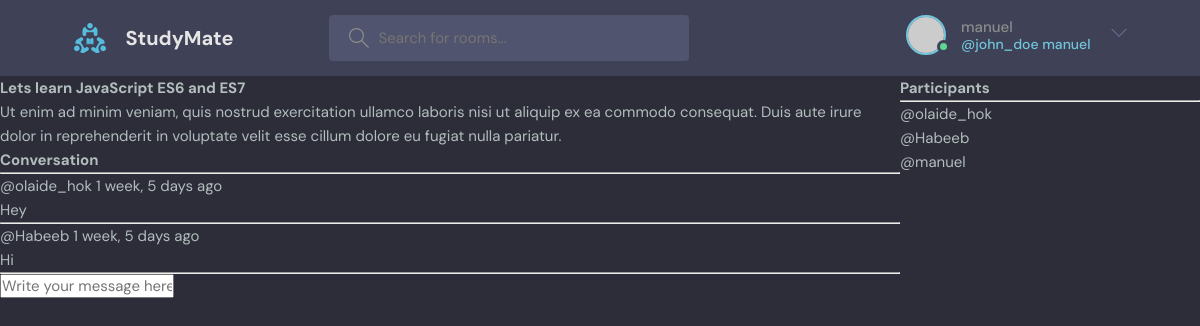
The app's page /room/1/ (signed in) with its own data.
### base/models.py (models this page shows, shortened)
class Room(models.Model):
    host = models.ForeignKey(User, on_delete=models.SET_NULL, null=True)
    topic = models.ForeignKey(Topic, on_delete=models.SET_NULL, null=True)
    name = models.CharField(max_length=200)
    description = models.TextField(null=True, blank=True)
    participants = models.ManyToManyField(User, related_name='participants', blank=True)
    updated = models.DateTimeField(auto_now=True)
    created = models.DateTimeField(auto_now_add=True)
    class Meta:
        ordering = ['-updated', '-created']

class Message(models.Model):
    user = models.ForeignKey(User, on_delete=models.CASCADE)
    room = models.ForeignKey(Room, on_delete=models.CASCADE)
    body = models.TextField()
    updated = models.DateTimeField(auto_now=True)
    created = models.DateTimeField(auto_now=True)
    class Meta:
        ordering = ['-updated', '-created']

### base/views.py (the view, shortened to what this page needs)
# urls.py: path('room/<str:pk>/', views.room, name='room'),
def room(request, pk):
    room = Room.objects.get(id=pk)
    room_messages = room.message_set.all()
    participants = room.participants.all()
    context = {'room': room, 'room_messages': room_messages,
               'participants': participants}
    return render(request, 'base/room.html', context)

### base/templates/base/room.html (shortened to what this page needs)
{% extends 'main.html' %}
{% block content %}
<div class="room-container">
  <div>
    <h1>{{room.name}}</h1>
    <p>{{room.description}}</p>
    <div class="comment-wrapper">
      <h3>Conversation</h3>
      <hr />
      {% for message in room_messages %}
      <div>
          <small>@{{message.user}} {{message.created|timesince}} ago</small>
        <p>{{message.body}}</p>
        <hr />
      </div>
      {% endfor %}
    </div>
    {% if request.user.is_authenticated %}
    <div class="comment-form">
      <form action="" method="POST">
        <input type="text" name="body" placeholder="Write your message here" />
      </form>
    </div>
    {% endif %}
  </div>
  <div>
      <h3>Participants </h3>
      <hr>
      {% for user in participants %}
      <div>
          <p>@{{user.username}}</p>
      </div>
      {%endfor%}
  </div>
</div>
{% endblock %}

### templates/navbar.html (shortened to what this page needs)
{% load static %}
<header class="header header--loggedIn">
    <div class="container">
      <a href="{% url 'home' %}" class="header__logo">
        <img src="{% static 'images/logo.svg' %}" />
        <h1>StudyMate</h1>
      </a>
      <form class="header__search" method="GET" action="{%% url 'home' }">
        <label>
          <input placeholder="Search for rooms..." type="text" name="q" />
        </label>
      </form>
      <nav class="header__menu">
{% if request.user.is_authenticated %}
        <div class="header__user">
          <a href="profile.html">
            <div class="avatar avatar--medium active">
              <img src="https://randomuser.me/api/portraits/men/37.jpg" />
            </div>
            <p>{{request.user.username}} <span>@john_doe {{request.user.username}} </span></p>
          </a>
          <button class="dropdown-button">
            <svg version="1.1" xmlns="http://www.w3.org/2000/svg" width="32" height="32" viewBox="0 0 32 32">
              <title>chevron-down</title>
              <path d="M16 21l-13-13h-3l16 16 16-16h-3l-13 13z"></path>
            </svg>
          </button>
        </div>
    {% else %}
        <a href="{% url 'login' %}">
          <img src="{% static 'images/avatar.svg' %}" />
          <p>Login</p>
        </a>
{% endif %}
      </nav>
    </div>
  </header>

### static/styles/style.css (style rules this page uses)
:root { --color-main: #71c6dd; --color-main-light: #e1f6fb; --color-dark: #3f4156; --color-dark-medium: #51546e; --color-dark-light: #696d97; --color-light: #e5e5e5; --color-gray: #8b8b8b; --color-light-gray: #b2bdbd; --color-bg: #2d2d39; --color-success: #5dd693; --color-error: #fc4b0b; }
* { font-family: "DM Sans", -apple-system, BlinkMacSystemFont, "Segoe UI", Roboto, Oxygen, Ubuntu, Cantarell, "Open Sans", "Helvetica Neue", sans-serif; margin: 0; padding: 0; box-sizing: border-box; text-rendering: optimizeLegibility; font-size: inherit; }
html { font-size: 56.25%; }
@media only screen and (min-width: 1200px) { html { font-size: 62.5%; } }
body { line-height: 1.6; font-weight: 400; font-size: 1.5rem; color: var(--color-light-gray); background-color: var(--color-bg); min-height: 100vh; }
img { width: 100%; }
a { display: inline-block; color: var(--color-main); text-decoration: none; }
.container { max-width: 120rem; width: 90%; margin: auto; }
.avatar { position: relative; display: inline-block; border-radius: 50%; border: 2px solid var(--color-main); }
.avatar img { display: block; border-radius: 50%; object-fit: cover; object-position: center; }
.avatar::after { content: ""; display: block; position: absolute; background-color: var(--color-gray); z-index: 111; border-radius: 50%; border: 0.3rem solid var(--color-dark); }
.avatar.active::after { background-color: var(--color-success); }
.avatar.avatar--medium img { width: 3.6rem; height: 3.6rem; border-radius: 50%; }
.avatar.avatar--medium:after { width: 0.7rem; height: 0.7rem; bottom: 0px; right: -6px; }
.header { padding: 1.5rem; background-color: var(--color-dark); }
.header > .container { display: flex; gap: 9.5rem; }
.header__logo, .header__user { display: flex; gap: 2rem; align-items: center; }
.header__logo > img { height: 3.2rem; width: 3.2rem; }
.header__logo > h1 { font-weight: 700; font-size: 2rem; color: var(--color-light); }
.header__search > label { background-color: var(--color-dark-medium); padding: 1.3rem 1rem; display: flex; align-items: center; gap: 1rem; border-radius: 4px; }
.header__search svg { fill: var(--color-gray); width: 2rem; height: 2rem; margin-left: 1rem; }
.header__search input { width: 30rem; background: transparent; border: none; outline: none; color: var(--color-light); }
.header__menu { margin-left: auto; position: relative; }
.header__menu a { display: flex; gap: 1.5rem; align-items: center; font-weight: 500; text-decoration: none; color: var(--color-gray); }
.header__menu img { height: 3.6rem; }
.header__menu p { line-height: 1.2; }
.header__menu span { color: var(--color-main); font-weight: 500; font-size: 1.4rem; display: block; }
.header__menu svg { width: 1.6rem; height: 1.6rem; fill: var(--color-dark-light); }
.dropdown-button { background: transparent; border: 0; outline: 0; cursor: pointer; }

### base/templates/base/room.html (style rules this page uses)
.room-container { display: grid; grid-template-columns: 3fr 1fr; }

### records on screen
Room: name "Lets learn JavaScript ES6 and ES7", description "Ut enim ad minim veniam, quis nostrud exercitation ullamco laboris nisi ut aliquip ex ea commodo consequat. Duis aute irure dolor in reprehenderit in voluptate velit esse cillum dolore eu fugiat nulla pariatur."
Message: user "olaide_hok", created "1 week, 5 days", body "Hey"
Message: user "Habeeb", created "1 week, 5 days", body "Hi"

### other values on screen
{{ request.user.username }} "manuel"
{{ user.username }} "olaide_hok"
{{ user.username }} "Habeeb"
{{ user.username }} "manuel"
